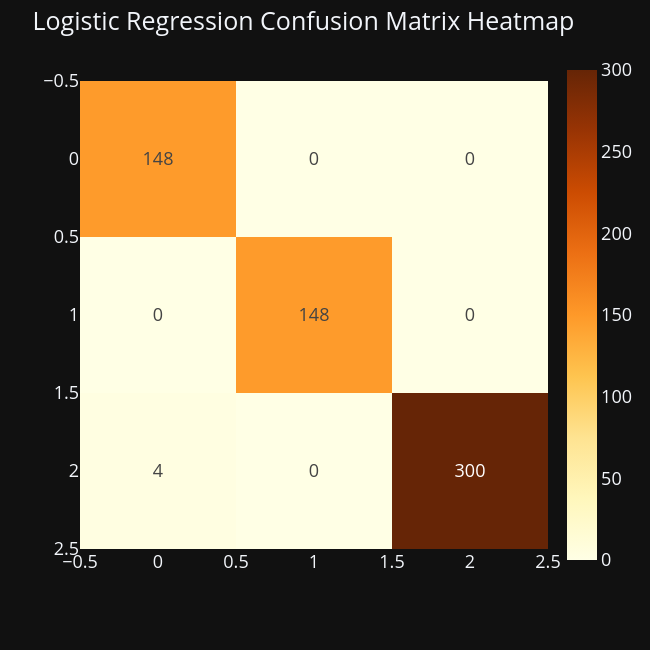

Write notebook code for a chart like this one.
### Markdown cell above
## Now that the data has been preprocessed/transformed, I can begin to create my GridSearchCV() to automate the hyperparameter tuning process and streamline the optimization of the classifier I will be using. In this case, given this is a classification problem where the goal is to predict the risk category for a role, I will leverage a simple Logistic Regression model with Scikit-Learn. First, I create a dictionary selecting the parameters for the selected classifier which is passed to the GSCV instance, train the model and use it for predictions, and finally I print out the results and visualize the accuracy with a heatmap as well.

### Code cell
# Now that preprocessing is done, I can move on to instantiating a classifier and begin to create the Machine Learning (ML) model.:
lr_gscv_params = {
    'C': [0.001, 0.01, 0.1, 1, 10, 50, 100],           
    'class_weight': [None, 'balanced']                
}

lr_GSCV = GridSearchCV(estimator=LogisticRegression(max_iter=1000, n_jobs=None, random_state=42), param_grid=lr_gscv_params, cv=5, verbose=1, scoring='f1_macro', n_jobs=1, return_train_score=True)
lr_GSCV.fit(X_train, y_train)

lr_best_estimator = lr_GSCV.best_estimator_
lr_best_params = lr_GSCV.best_params_
lr_best_results = lr_GSCV.best_score_
lr_predict = lr_best_estimator.predict(X_test)
lr_conf_mat = confusion_matrix(y_test, lr_predict)
lr_class_report = classification_report(y_test, lr_predict)

print("\nThe results are as follows: ",
f"\n{lr_best_estimator}",
f"\n{lr_best_params}",
f"\n{lr_best_results}",
f"\n{lr_class_report}")


# Plotting a heatmap:
fig = px.imshow(lr_conf_mat, text_auto=True, template='plotly_dark', height=650, width=650, color_continuous_scale='ylorBr')
fig.update_layout(title_text="Logistic Regression Confusion Matrix Heatmap", font_size=18)
fig.show()

### Figure 1 — Plotly figure (JSON) as saved in the notebook; plotly's stock layout.template omitted (floating-point values rounded to 4 significant figures)
{"data": [{"coloraxis": "coloraxis", "hovertemplate": "x: %{x}<br>y: %{y}<br>color: %{z}<extra></extra>", "name": "0", "texttemplate": "%{z}", "type": "heatmap", "xaxis": "x", "yaxis": "y", "z": [[148, 0, 0], [0, 148, 0], [4, 0, 300]]}], "layout": {"coloraxis": {"colorscale": [[0, "rgb(255,255,229)"], [0.125, "rgb(255,247,188)"], [0.25, "rgb(254,227,145)"], [0.375, "rgb(254,196,79)"], [0.5, "rgb(254,153,41)"], [0.625, "rgb(236,112,20)"], [0.75, "rgb(204,76,2)"], [0.875, "rgb(153,52,4)"], [1, "rgb(102,37,6)"]]}, "font": {"size": 18}, "height": 650, "margin": {"t": 60}, "title": {"text": "Logistic Regression Confusion Matrix Heatmap"}, "width": 650, "xaxis": {"anchor": "y", "constrain": "domain", "domain": [0, 1], "scaleanchor": "y"}, "yaxis": {"anchor": "x", "autorange": "reversed", "constrain": "domain", "domain": [0, 1]}}}
